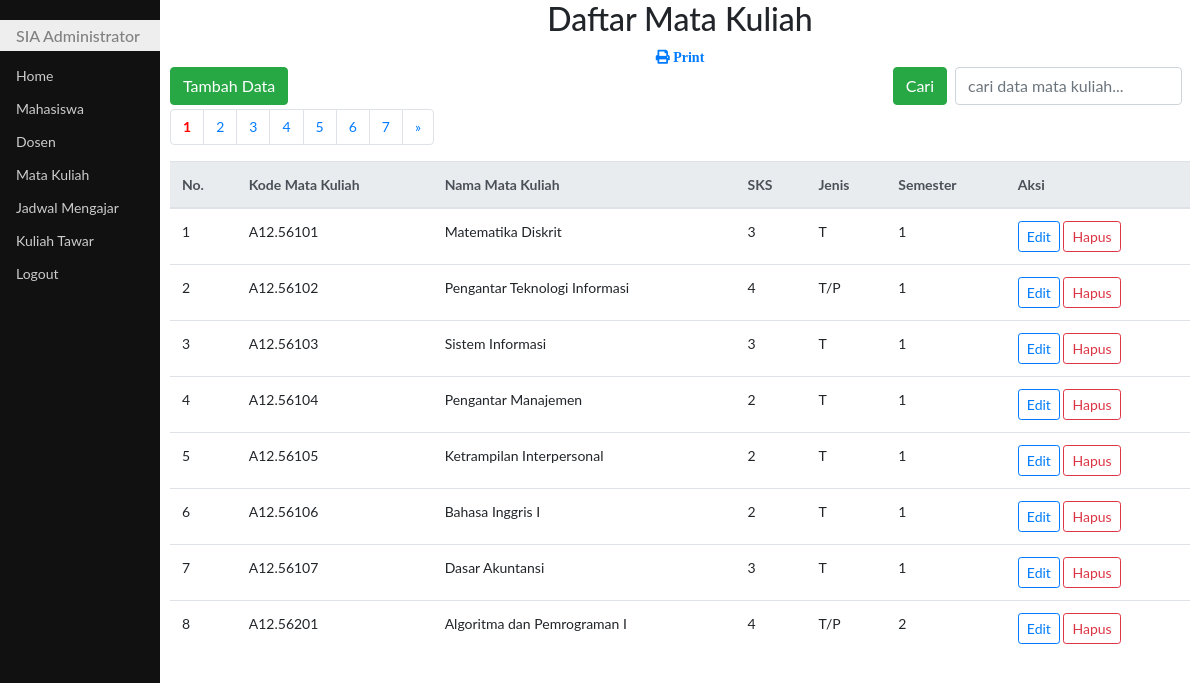
Page /updateMatkul.php on the committed database.
### tables this page shows
CREATE TABLE `matkul` (
  `id` int(11) NOT NULL,
  `idmatkul` char(10) NOT NULL,
  `namamatkul` varchar(50) DEFAULT NULL,
  `sks` int(2) DEFAULT NULL,
  `jns` char(3) DEFAULT NULL,
  `smt` varchar(10) DEFAULT NULL
);

### fungsi.php (called while the page is built, shortened)
<?php
function enkripsiurl($id){
    $enc = base64_encode(rand() * strtotime(date("H:i:s"))."-".$id);
    return $enc;
}
function search($tipe, $key = null){
    $sql = "SELECT * FROM " . $tipe;
    $hasil = mysqli_query($GLOBALS['koneksi'], $sql) or die(mysqli_error($GLOBALS['koneksi']));
    return $hasil;
}

### updateMatkul.php (the view, shortened to what this page needs)
<!DOCTYPE html>
<html>
<head>
	<link rel="stylesheet" type="text/css" href="bootstrap4/css/bootstrap.css">
	<link rel="stylesheet" type="text/css" href="css/styleku.css">
	<link rel="stylesheet" href="https://use.fontawesome.com/releases/v5.7.0/css/all.css">
</head>
<body>
<?php
require "fungsi.php";
$jmlDataPerHal = 8;
if (isset($_POST['cari'])){
	$cari=$_POST['cari'];
	$sql="select * from matkul where idmatkul like'%$cari%' or
	namamatkul like '%$cari%' or
	sks like '%$cari%' or
	jns like '%$cari%' or
	smt like '%$cari%'";
	$rs = search('matkul', "idmatkul like'%$cari%' or
	namamatkul like '%$cari%' or
	sks like '%$cari%' or
	jns like '%$cari%' or
	smt like '%$cari%'");
}else{
	$rs = search("matkul");
}
$jmlData = mysqli_num_rows($rs);
$jmlHal = ceil($jmlData / $jmlDataPerHal);
if (isset($_GET['hal'])){
	$halAktif=$_GET['hal'];
}else{
	$halAktif=1;
}
$awalData=($jmlDataPerHal * $halAktif)-$jmlDataPerHal;
$kosong=false;
if (isset($_POST['cari'])){
	$cari=$_POST['cari'];
	$sql="select * from matkul where idmatkul like'%$cari%' or
	namamatkul like '%$cari%' or
	sks like '%$cari%' or
	jns like '%$cari%' or
	smt like '%$cari%'
	limit $awalData,$jmlDataPerHal";
	$rs = search('matkul', "idmatkul like'%$cari%' or
	namamatkul like '%$cari%' or
	sks like '%$cari%' or
	jns like '%$cari%' or
	smt like '%$cari%'
	limit $awalData,$jmlDataPerHal");
}else{
	$sql="select * from matkul limit $awalData,$jmlDataPerHal";
	$rs = mysqli_query($koneksi,$sql) or die(mysqli_error($koneksi));
}
?>
<div class="utama">
	<h2 class="text-center">Daftar Mata Kuliah</h2>
	<div class="text-center"><a href="prnMhsPdf.php"><span class="fas fa-print">&nbsp;Print</span></a></div>
	<span class="float-left">
		<a class="btn btn-success" href="addMatkul.php">Tambah Data</a>
	</span>
	<span class="float-right">
		<form action="" method="post" class="form-inline">
			<button class="btn btn-success" type="submit">Cari</button>
			<input class="form-control mr-2 ml-2" type="text" name="cari" placeholder="cari data mata kuliah..." autofocus autocomplete="off">
		</form>
	</span>
	<br><br>
	<ul class="pagination">
		<?php
		for($i=1;$i<=$jmlHal;$i++){
			if ($i==$halAktif){
				echo "<li class='page-item'><a class='page-link' href=?hal=$i style='font-weight:bold;color:red;'>$i</a></li>";
			}else{
				echo "<li class='page-item'><a class='page-link' href=?hal=$i>$i</a></li>";
			}
		}
		if ($halAktif<$jmlHal){
			$forward=$halAktif+1;
			echo "<li class='page-item'><a class='page-link' href=?hal=$forward>&raquo;</a></li>";
		}
		?>
	</ul>
	<table class="table table-hover">
	<thead class="thead-light">
	<tr>
		<th>No.</th>
		<th>Kode Mata Kuliah</th>
		<th>Nama Mata Kuliah</th>
		<th>SKS</th>
		<th>Jenis</th>
		<th>Semester</th>
		<th>Aksi</th>
	</tr>
	</thead>
	<tbody>
	<?php
	if ($kosong){
		?>
		<tr><th colspan="6">
			<div class="alert alert-info alert-dismissible fade show text-center">
			Data tidak ada
			</div>
		</th></tr>
		<?php
	}else{
		if($awalData==0){
			$no=$awalData+1;
		}else{
			$no=$awalData;
		}
		while($row=mysqli_fetch_assoc($rs)){
			?>
			<tr>
				<td><?php echo $no?></td>
				<td><?php echo $row["idmatkul"]?></td>
				<td><?php echo $row["namamatkul"]?></td>
				<td><?php echo $row["sks"]?></td>
				<td><?php echo $row["jns"]?></td>
				<td><?php echo $row["smt"]?></td>
				<td>
				<a class="btn btn-outline-primary btn-sm" href="editMatkul.php?kode=<?php echo enkripsiurl($row['idmatkul'])?>">Edit</a>
				<a class="btn btn-outline-danger btn-sm" href="hpsMatkul.php?kode=<?php echo enkripsiurl($row["idmatkul"])?>" id="linkHps" onclick="return confirm('Yakin dihapus nih?')">Hapus</a>
				</td>
			</tr>
			<?php
			$no++;
		}
	}
	?>
	</tbody>
	</table>
</div>
</body>
</html>

### css/styleku.css (style rules this page uses)
body { font-family: "Lato", sans-serif; }
.menusamping { height: 100%; width: 160px; position: fixed; z-index: 1; top: 0; left: 0; background-color: #111; overflow-x: hidden; padding-top: 20px; }
.menusamping a { padding: 6px 8px 6px 16px; text-decoration: none; font-size: 14px; color: #ccc; display: block; }
.menusamping h1 { padding: 6px 8px 6px 16px; text-decoration: none; font-size: 16px; color: #818181; background-color:#eee; display: block; }
.utama { margin-left: 160px; font-size: 14px; padding: 0px 10px; }

### rows in the picture
matkul: idmatkul "A12.56101", namamatkul "Matematika Diskrit", sks "3", jns "T", smt "1"
matkul: idmatkul "A12.56102", namamatkul "Pengantar Teknologi Informasi", sks "4", jns "T/P", smt "1"
matkul: idmatkul "A12.56103", namamatkul "Sistem Informasi", sks "3", jns "T", smt "1"
matkul: idmatkul "A12.56104", namamatkul "Pengantar Manajemen", sks "2", jns "T", smt "1"
matkul: idmatkul "A12.56105", namamatkul "Ketrampilan Interpersonal", sks "2", jns "T", smt "1"
matkul: idmatkul "A12.56106", namamatkul "Bahasa Inggris I", sks "2", jns "T", smt "1"
matkul: idmatkul "A12.56107", namamatkul "Dasar Akuntansi", sks "3", jns "T", smt "1"
matkul: idmatkul "A12.56201", namamatkul "Algoritma dan Pemrograman I", sks "4", jns "T/P", smt "2"
